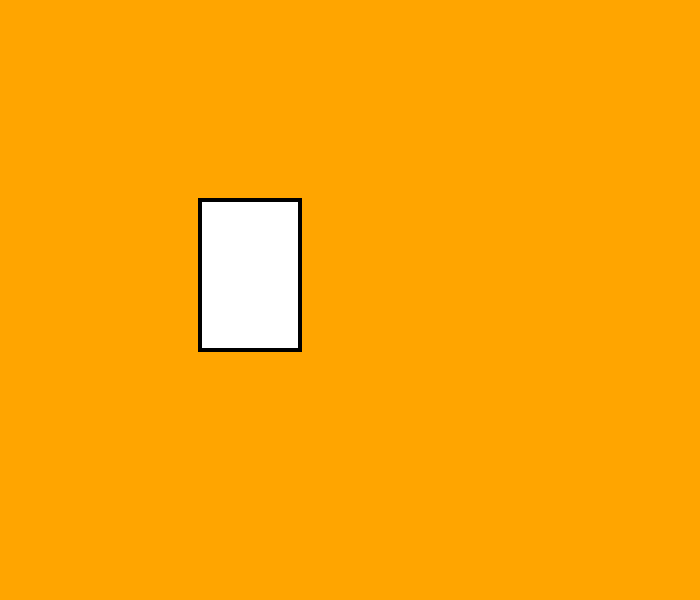
Frame 1 (no input)
Frame 60 (no input): identical to frame 1, image omitted
Frame 120 (the mouse pressed at the canvas centre since frame 60): identical to frame 1, image omitted

The p5.js sketch that drew this single still picture (run headless with seeded random() and noise() and a simulated clock; from frame 60 on, the mouse is pressed at the canvas centre):

// p5.js sketch
// ── sketch.js
/*
Name:  Fernando O
Title:  Week 6 Coding Warm Up

A responsive drawing using only rectangles, that uses at least one conditional statement
*/

function setup() {
  createCanvas(700, 600);
}

function draw() {
  background("orange");

  Ghost();
}

// Ghost
function Ghost() {

  // Check if mouse is over the ghost
  if (mouseX > 200 && mouseX < 300 &&
      mouseY > 200 && mouseY < 350) {
    fill("red");
  } else {
    fill("white");
  }

  strokeWeight(4);
  stroke("black");
  rect(200, 200, 100, 150);
}
